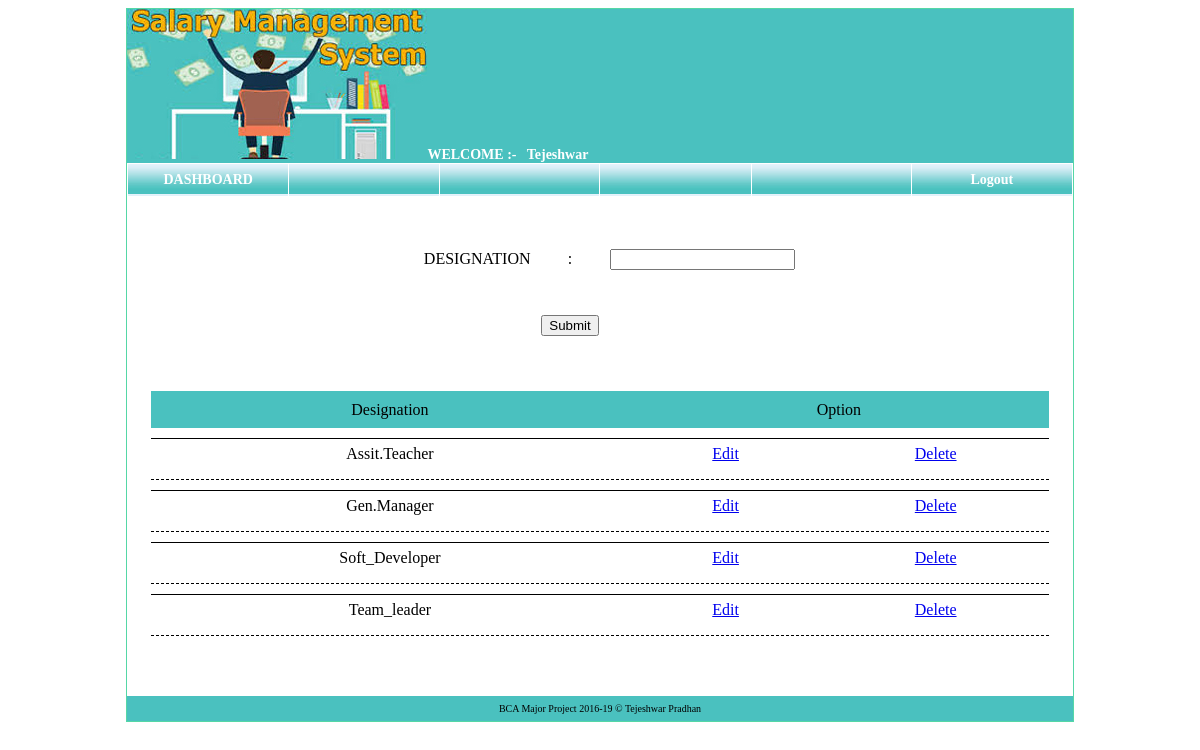
The app's page /designation_entry.php (signed in) with its own data.
### tables this page shows
CREATE TABLE IF NOT EXISTS designation_master (
  designation_id int(11) NOT NULL AUTO_INCREMENT,
  designation varchar(255) NOT NULL,
  PRIMARY KEY (designation_id),
  UNIQUE KEY designation_2 (designation),
  KEY designation_id (designation_id),
  KEY designation (designation)
);

### designation_entry.php (the view, shortened to what this page needs)
<?php
include "connection/connection.php";
?>
<!DOCTYPE html PUBLIC "-//W3C//DTD XHTML 1.0 Transitional//EN" "http://www.w3.org/TR/xhtml1/DTD/xhtml1-transitional.dtd">
<html xmlns="http://www.w3.org/1999/xhtml">
<head>
<link href="style/style.css" rel="stylesheet" type="text/css" />
</head>
<body>
<form id="form1" name="form1" method="post" action="">
  <table width="80%" border="0" align="center" cellpadding="0" cellspacing="0" class="bod" >
    <tr>
      <td><?php include "includes/header.php";?></td>
    </tr>
    <tr>
      <td align="center"><table width="447" height="130" border="0" align="center">
        <tr>
          <td width="151" height="98" align="right">DESIGNATION</td>
          <td width="71" align="center">:</td>
          <td width="211" align="left"><input name="designation" type="text" id="designation" value="<?php echo $eres['designation'];?>" /></td>
        </tr>
        <tr>
          <td height="26" align="right"><input name="pk" type="hidden" id="pk" value="<?php echo $_GET['E']?>" /></td>
          <td align="center"><input type="submit" name="Submit" <?php if(isset($_GET['E'])){echo "value='Update'";}else{?>value="Submit"<?php }?>/></td>
          <td align="left">&nbsp;</td>
        </tr>
        <?php
				$lsql = "select * from designation_master ";
				$lrec = mysqli_query($conn,$lsql);
				$fnum  = mysqli_num_rows($lrec);
		if($fnum > 0)
		{
		?>
	  </table>
      <p>&nbsp;</p>
      <table width="95%" height="30%" border="0" align="center" cellpadding="0" cellspacing="0">
        <tr class="bg">
          <td width="116" height="37" align="center">Designation</td>
          <td colspan="2" align="center">Option</td>
        </tr>
        <?php
				while($lres = mysqli_fetch_assoc($lrec))
				{
			?>
        <tr>
          <td colspan="3" align="center" height="10" style="border-bottom:1px solid #000000"></td>
        </tr>
        <tr >
          <td height="30" align="center"><?php echo $lres['designation'];?></td>
          <td width="47" align="center" ><a href="designation_entry.php?E=<?php echo $lres['designation_id'];?>">Edit</a></td>
          <td width="55" align="center" ><a href="#" onclick="conf('designation_entry.php?D=<?php echo $lres['designation_id'];?>')">Delete</a></td>
        </tr>
        <tr>
          <td colspan="3" align="center" height="10" style="border-bottom:1px dashed #000000"></td>
        </tr>
        <?php
			}
		?>
      </table>      <p>&nbsp;</p></td>
    <?php } ?>
	</tr>
    <tr>
      <td><?php include "includes/footer.php";?></td>
    </tr>
  </table>
</form>
</body>
</html>

### style/style.css (style rules this page uses)
.bg { background-image:url(../images/1by1.jpg); }
.bod { border:1px solid #55D7A6; }

### records on screen
designation_master: designation "Assit.Teacher"
designation_master: designation "Gen.Manager"
designation_master: designation "Soft_Developer"
designation_master: designation "Team_leader"

### other values on screen
$_SESSION['ename'] "Tejeshwar"
